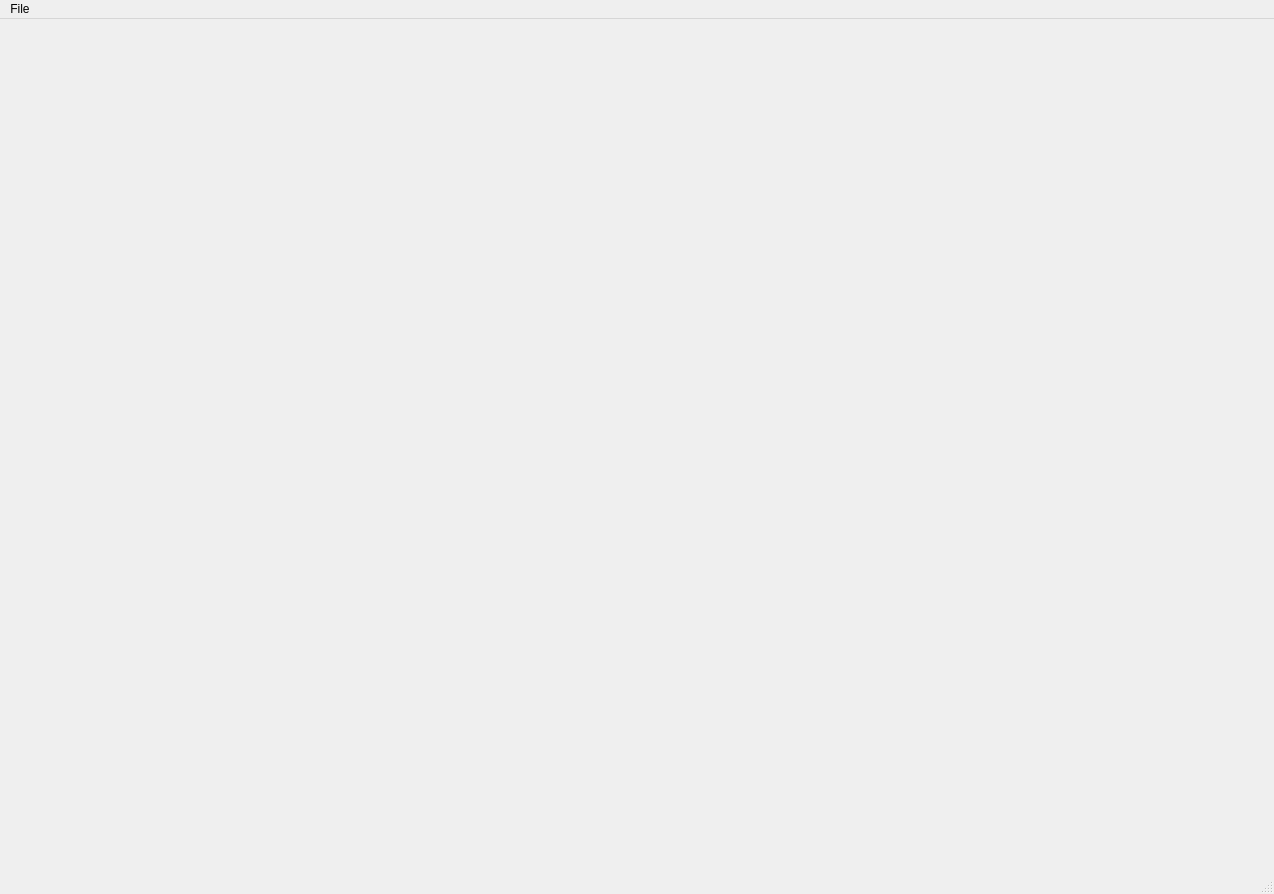
<?xml version="1.0" encoding="UTF-8"?>
<ui version="4.0">
 <class>MainWindow</class>
 <widget class="QMainWindow" name="MainWindow">
  <property name="geometry">
   <rect>
    <x>0</x>
    <y>0</y>
    <width>1274</width>
    <height>894</height>
   </rect>
  </property>
  <property name="windowTitle">
   <string>Discs</string>
  </property>
  <widget class="QWidget" name="centralwidget">
   <layout class="QGridLayout" name="gridLayout" columnstretch="3,3,2">
    <item row="0" column="0">
     <widget class="SimulationWidget" name="simulationWidget" native="true">
      <property name="minimumSize">
       <size>
        <width>50</width>
        <height>50</height>
       </size>
      </property>
     </widget>
    </item>
    <item row="0" column="1">
     <widget class="QWidget" name="widget" native="true">
      <layout class="QVBoxLayout" name="verticalLayout" stretch="5,1">
       <item>
        <widget class="PlotWidget" name="plotWidget" native="true">
         <property name="sizePolicy">
          <sizepolicy hsizetype="Preferred" vsizetype="Preferred">
           <horstretch>0</horstretch>
           <verstretch>0</verstretch>
          </sizepolicy>
         </property>
        </widget>
       </item>
       <item>
        <widget class="PlotControlWidget" name="plotControlWidget" native="true"/>
       </item>
      </layout>
     </widget>
    </item>
    <item row="0" column="2">
     <widget class="SimulationControlWidget" name="simulationControlWidget" native="true"/>
    </item>
   </layout>
  </widget>
  <widget class="QMenuBar" name="menubar">
   <property name="geometry">
    <rect>
     <x>0</x>
     <y>0</y>
     <width>1274</width>
     <height>21</height>
    </rect>
   </property>
   <property name="nativeMenuBar">
    <bool>false</bool>
   </property>
   <widget class="QMenu" name="menuFile">
    <property name="title">
     <string>File</string>
    </property>
    <addaction name="saveSettingsAsJsonAction"/>
    <addaction name="loadSettingsFromJsonAction"/>
   </widget>
   <addaction name="menuFile"/>
  </widget>
  <widget class="QStatusBar" name="statusbar"/>
  <action name="saveSettingsAsJsonAction">
   <property name="text">
    <string>Save settings as json</string>
   </property>
  </action>
  <action name="loadSettingsFromJsonAction">
   <property name="text">
    <string>Load settings from json</string>
   </property>
  </action>
 </widget>
 <customwidgets>
  <customwidget>
   <class>SimulationWidget</class>
   <extends>QWidget</extends>
   <header>SimulationWidget.hpp</header>
   <container>1</container>
  </customwidget>
  <customwidget>
   <class>PlotWidget</class>
   <extends>QWidget</extends>
   <header>PlotWidget.hpp</header>
   <container>1</container>
  </customwidget>
  <customwidget>
   <class>PlotControlWidget</class>
   <extends>QWidget</extends>
   <header>PlotControlWidget.hpp</header>
   <container>1</container>
  </customwidget>
  <customwidget>
   <class>SimulationControlWidget</class>
   <extends>QWidget</extends>
   <header>SimulationControlWidget.hpp</header>
   <container>1</container>
  </customwidget>
 </customwidgets>
 <resources/>
 <connections/>
</ui>
